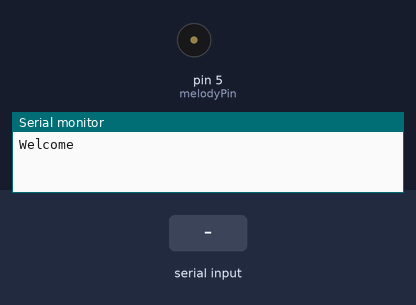
Simulated run of this sketch. Board: Arduino Uno, built with avr-gcc and run on an emulated ATmega328P. On the bench: buzzer (waves = sounding), the last lines printed to the serial monitor. Inputs (shaded band) come from the test bench.

Above: at 1.2 s.
1.3 s: "1\n" received over Serial
At 5.1 s:
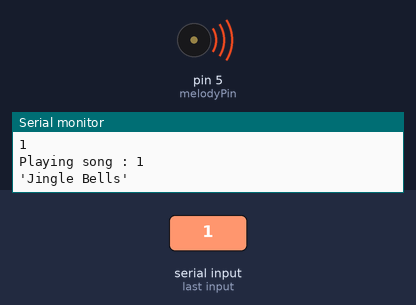
Timing chart, 0 to 10.0 s (numbered marks = the images above; inputs shaded):
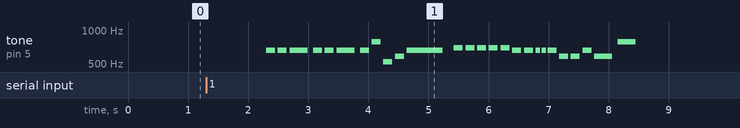

Measured:
- after the input at 1.3 s, tone on pin 5 (melodyPin): plays 659 Hz for 0.15 s, 659 Hz for 0.15 s, 659 Hz for 0.30 s, 659 Hz for 0.15 s, 659 Hz for 0.15 s, 659 Hz for 0.30 s … (26 notes in this stretch), starting after 1.0 s

The sketch:

Christmas-Melody.ino
```cpp
#include "pitches.h"
#define melodyPin 5

// Jingle Bells

int Jingle_melody[] = {
  NOTE_E5, NOTE_E5, NOTE_E5,
  NOTE_E5, NOTE_E5, NOTE_E5,
  NOTE_E5, NOTE_G5, NOTE_C5, NOTE_D5,
  NOTE_E5,
  NOTE_F5, NOTE_F5, NOTE_F5, NOTE_F5,
  NOTE_F5, NOTE_E5, NOTE_E5, NOTE_E5, NOTE_E5,
  NOTE_E5, NOTE_D5, NOTE_D5, NOTE_E5,
  NOTE_D5, NOTE_G5
};

int Jingle_tempo[] = {
  8, 8, 4,
  8, 8, 4,
  8, 8, 8, 8,
  2,
  8, 8, 8, 8,
  8, 8, 8, 16, 16,
  8, 8, 8, 8,
  4, 4
};

// Santa Claus is coming to town

int santa_melody[] = {
  NOTE_G4,
  NOTE_E4, NOTE_F4, NOTE_G4, NOTE_G4, NOTE_G4,
  NOTE_A4, NOTE_B4, NOTE_C5, NOTE_C5, NOTE_C5,
  NOTE_E4, NOTE_F4, NOTE_G4, NOTE_G4, NOTE_G4,
  NOTE_A4, NOTE_G4, NOTE_F4, NOTE_F4,
  NOTE_E4, NOTE_G4, NOTE_C4, NOTE_E4,
  NOTE_D4, NOTE_F4, NOTE_B3,
  NOTE_C4
};

int santa_tempo[] = {
  8,
  8, 8, 4, 4, 4,
  8, 8, 4, 4, 4,
  8, 8, 4, 4, 4,
  8, 8, 4, 2,
  4, 4, 4, 4,
  4, 2, 4,
  1
};

// We wish you a merry Christmas

int wish_melody[] = {
  NOTE_B3,
  NOTE_F4, NOTE_F4, NOTE_G4, NOTE_F4, NOTE_E4,
  NOTE_D4, NOTE_D4, NOTE_D4,
  NOTE_G4, NOTE_G4, NOTE_A4, NOTE_G4, NOTE_F4,
  NOTE_E4, NOTE_E4, NOTE_E4,
  NOTE_A4, NOTE_A4, NOTE_B4, NOTE_A4, NOTE_G4,
  NOTE_F4, NOTE_D4, NOTE_B3, NOTE_B3,
  NOTE_D4, NOTE_G4, NOTE_E4,
  NOTE_F4
};

int wish_tempo[] = {
  4,
  4, 8, 8, 8, 8,
  4, 4, 4,
  4, 8, 8, 8, 8,
  4, 4, 4,
  4, 8, 8, 8, 8,
  4, 4, 8, 8,
  4, 4, 4,
  2
};

int intNumber = 0;
String stringNumber = "0";

void setup(void) {
  Serial.begin(57600);
  Serial.println("Welcome");
  Serial.println();
}

void loop() {

  if (Serial.available() > 0) {

    stringNumber = Serial.readString();
    Serial.println(stringNumber);
    Serial.println();
    intNumber = stringNumber.toInt();

    if (intNumber == 0) {

        Serial.print("----- Exit -----");
        Serial.println();
        Serial.end();
    }

    Serial.print("Playing song : " + String(intNumber));
    Serial.println();
    Serial.println();

  }

  if (intNumber == 1) sing(1);
  if (intNumber == 2) sing(2);
  if (intNumber == 3) sing(3);
}

int song = 0;

void sing(int s) {

  song = s;
  if (song == 1) {
    Serial.println("'Jingle Bells'");
    Serial.println();
    int size = sizeof(Jingle_melody) / sizeof(int);
    for (int thisNote = 0; thisNote < size; thisNote++) {
      int noteDuration = 1200 / Jingle_tempo[thisNote];
      tone(melodyPin, Jingle_melody[thisNote], noteDuration);
    //   buzz(melodyPin, Jingle_melody[thisNote], noteDuration);
      int pauseBetweenNotes = noteDuration * 1.30;
      delay(pauseBetweenNotes);
      noTone(melodyPin);
    //   buzz(melodyPin, 0, noteDuration);
    }
    intNumber = 0;
  }

  if (song == 2) {
    Serial.println("'Santa Claus is coming to town'");
    Serial.println();
    int size = sizeof(santa_melody) / sizeof(int);
    for (int thisNote = 0; thisNote < size; thisNote++) {
      int noteDuration = 900 / santa_tempo[thisNote];
      tone(melodyPin, santa_melody[thisNote], noteDuration);
    //   buzz(melodyPin, santa_melody[thisNote], noteDuration);
      int pauseBetweenNotes = noteDuration * 1.30;
      delay(pauseBetweenNotes);
      noTone(melodyPin);
    //   buzz(melodyPin, 0, noteDuration);
    }
    intNumber = 0;
  }

  if (song == 3) {
    Serial.println("'We wish you a Merry Christmas'");
    Serial.println();
    int size = sizeof(wish_melody) / sizeof(int);
    for (int thisNote = 0; thisNote < size; thisNote++) {
      int noteDuration = 900 / wish_tempo[thisNote];
      tone(melodyPin, wish_melody[thisNote], noteDuration);
    //   buzz(melodyPin, wish_melody[thisNote], noteDuration);
      int pauseBetweenNotes = noteDuration * 1.30;
      delay(pauseBetweenNotes);
      noTone(melodyPin);
    //   buzz(melodyPin, 0, noteDuration);
    }
    intNumber = 0;
  }
}

// void buzz(int targetPin, long frequency, long length) {
//   digitalWrite(targetPin, HIGH);
//   long delayValue = 1000000 / frequency / 2;
//   long numCycles = frequency * length / 1000;
//   for (long i = 0; i < numCycles; i++) {
//     digitalWrite(targetPin, HIGH);
//     delayMicroseconds(delayValue);
//     digitalWrite(targetPin, LOW);
//     delayMicroseconds(delayValue);
//   }
//   digitalWrite(targetPin, LOW);
// }
```

pitches.h
```cpp
/*************************************************

 * Public Constants

 *************************************************/

#define NOTE_B0  31
#define NOTE_C1  33
#define NOTE_CS1 35
#define NOTE_D1  37
#define NOTE_DS1 39
#define NOTE_E1  41
#define NOTE_F1  44
#define NOTE_FS1 46
#define NOTE_G1  49
#define NOTE_GS1 52
#define NOTE_A1  55
#define NOTE_AS1 58
#define NOTE_B1  62
#define NOTE_C2  65
#define NOTE_CS2 69
#define NOTE_D2  73
#define NOTE_DS2 78
#define NOTE_E2  82
#define NOTE_F2  87
#define NOTE_FS2 93
#define NOTE_G2  98
#define NOTE_GS2 104
#define NOTE_A2  110
#define NOTE_AS2 117
#define NOTE_B2  123
#define NOTE_C3  131
#define NOTE_CS3 139
#define NOTE_D3  147
#define NOTE_DS3 156
#define NOTE_E3  165
#define NOTE_F3  175
#define NOTE_FS3 185
#define NOTE_G3  196
#define NOTE_GS3 208
#define NOTE_A3  220
#define NOTE_AS3 233
#define NOTE_B3  247
#define NOTE_C4  262
#define NOTE_CS4 277
#define NOTE_D4  294
#define NOTE_DS4 311
#define NOTE_E4  330
#define NOTE_F4  349
#define NOTE_FS4 370
#define NOTE_G4  392
#define NOTE_GS4 415
#define NOTE_A4  440
#define NOTE_AS4 466
#define NOTE_B4  494
#define NOTE_C5  523
#define NOTE_CS5 554
#define NOTE_D5  587
#define NOTE_DS5 622
#define NOTE_E5  659
#define NOTE_F5  698
#define NOTE_FS5 740
#define NOTE_G5  784
#define NOTE_GS5 831
#define NOTE_A5  880
#define NOTE_AS5 932
#define NOTE_B5  988
#define NOTE_C6  1047
#define NOTE_CS6 1109
#define NOTE_D6  1175
#define NOTE_DS6 1245
#define NOTE_E6  1319
#define NOTE_F6  1397
#define NOTE_FS6 1480
#define NOTE_G6  1568
#define NOTE_GS6 1661
#define NOTE_A6  1760
#define NOTE_AS6 1865
#define NOTE_B6  1976
#define NOTE_C7  2093
#define NOTE_CS7 2217
#define NOTE_D7  2349
#define NOTE_DS7 2489
#define NOTE_E7  2637
#define NOTE_F7  2794
#define NOTE_FS7 2960
#define NOTE_G7  3136
#define NOTE_GS7 3322
#define NOTE_A7  3520
#define NOTE_AS7 3729
#define NOTE_B7  3951
#define NOTE_C8  4186
#define NOTE_CS8 4435
#define NOTE_D8  4699
#define NOTE_DS8 4978
```
